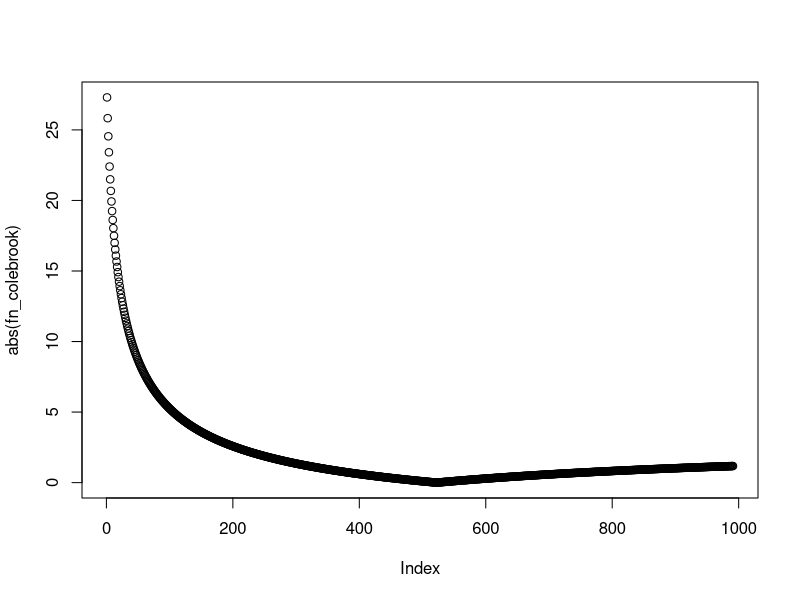

Source code (R):
options(digits = 5)
Re = 500000
e_D = 0.025
# Re = 10000
# e_D = 0.001

# Halland equation

f_halland =  (1/-(1.8*log10((e_D/3.7)^1.11 + 6.9/(Re))))^2
f_halland

# Find the friction factor f 
# by solving Swamee and Jain

f_swamee =  0.25/(log10(e_D/3.7 + 5.74/(Re)^0.9))^2
f_swamee

# Colebrook-White equation
f = seq(0.001,0.1,0.0001)
fn_colebrook = 1/(f^0.5) + (2*log10(e_D/3.7 + 2.51/(Re*(f)^0.5)))
plot(abs(fn_colebrook))
min(abs(fn_colebrook))
f_colebook = f[which.min(abs(fn_colebrook))]
f_colebook
